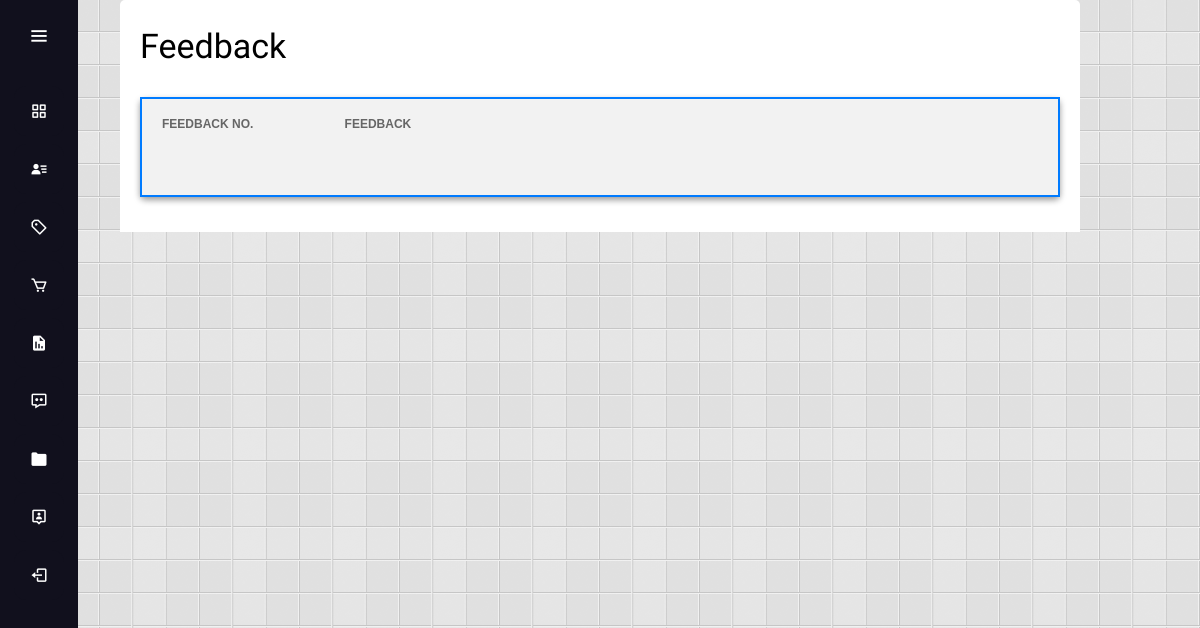
The page /admin_feedback.php on the database as committed earlier.
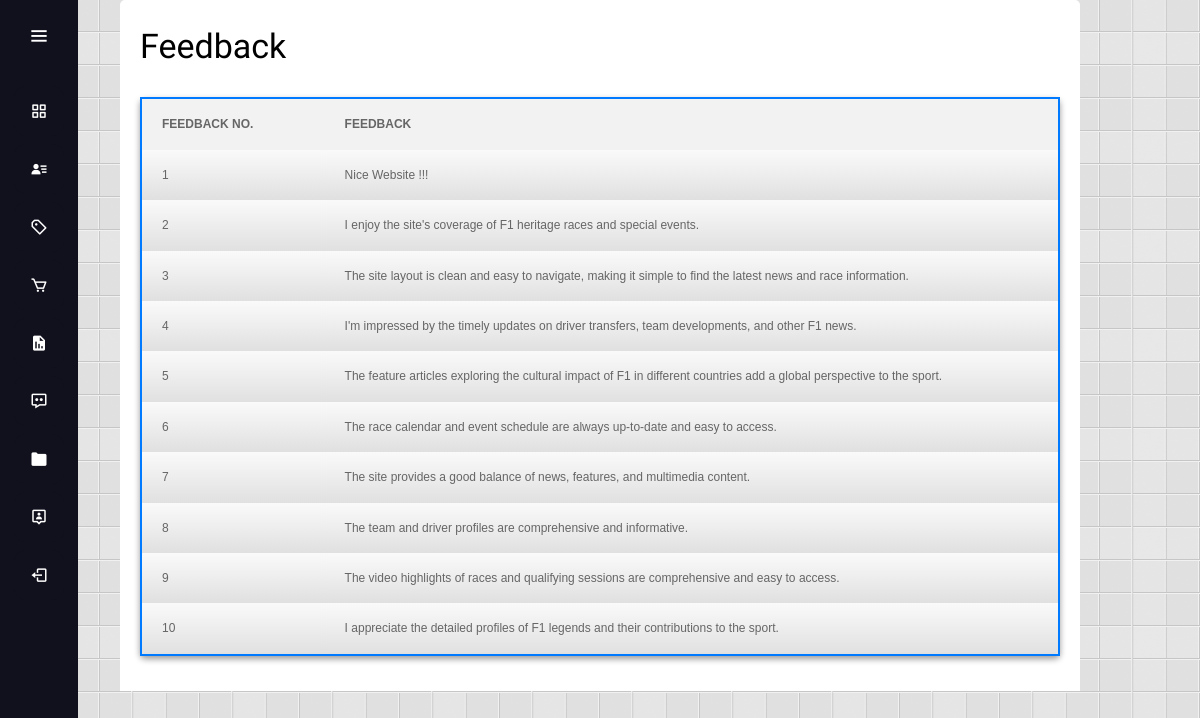
The same page on the database as committed later.
### tables this page shows
CREATE TABLE `feedback` (
  `feedback_no.` int(4) NOT NULL,
  `feedback` text NOT NULL
);

### admin_feedback.php (the view, shortened to what this page needs)
<!DOCTYPE HTML>
<html>
<head>
    <link rel="stylesheet" type="text/css" media="screen" href="css/style.css">
    <link rel="stylesheet" type="text/css" media="screen" href="css/admin_feedback.css">
</head>
<?php include 'admin_sidebar.php'; ?>
<body>
    <div id="container">
        <h1>Feedback</h1>
        <div class="feedback-list">
            <table class="feedback-table" border="1" width="700px" height="100px">
                <tr>
                    <th>Feedback No.</th>
                    <th>Feedback</th>
                </tr>
                <?php
                $result = mysqli_query($connect, "SELECT * FROM feedback");
                while ($row = mysqli_fetch_assoc($result)) {
                ?>
                    <tr>
                        <td><?php echo $row["feedback_no."]; ?></td>
                        <td><?php echo $row["feedback"]; ?></td>
                    </tr>
                <?php
                }
                ?>
            </table>
        </div>
    </div>
</body>
</html>

Rows that differ between the two databases and show on the page:
added feedback: value "1", feedback "Nice Website !!!"
added feedback: value "2", feedback "I enjoy the site's coverage of F1 heritage races and special events."
added feedback: value "3", feedback "The site layout is clean and easy to navigate, making it simple to find the latest news and race information."
added feedback: value "4", feedback "I'm impressed by the timely updates on driver transfers, team developments, and other F1 news."
added feedback: value "5", feedback "The feature articles exploring the cultural impact of F1 in different countries add a global perspective to the sport."
added feedback: value "6", feedback "The race calendar and event schedule are always up-to-date and easy to access."
added feedback: value "7", feedback "The site provides a good balance of news, features, and multimedia content."
added feedback: value "8", feedback "The team and driver profiles are comprehensive and informative."
added feedback: value "9", feedback "The video highlights of races and qualifying sessions are comprehensive and easy to access."
added feedback: value "10", feedback "I appreciate the detailed profiles of F1 legends and their contributions to the sport."
